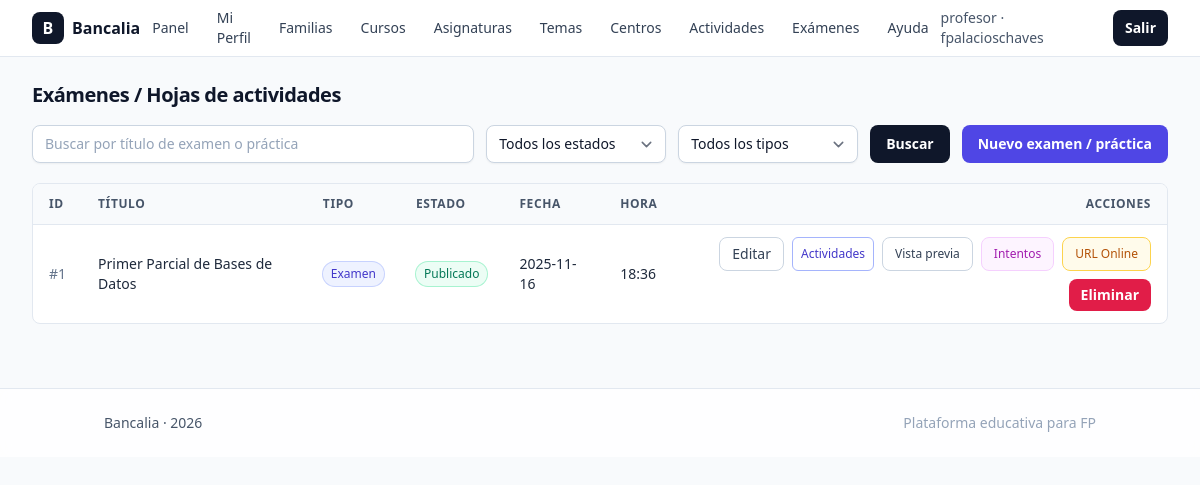
The page /admin/examenes/index.php (signed in) on the database its author committed.
### tables this page shows
CREATE TABLE `examenes` (
  `id` int(11) NOT NULL,
  `profesor_id` int(11) NOT NULL,
  `familia_id` int(11) NOT NULL,
  `curso_id` int(11) NOT NULL,
  `asignatura_id` int(11) NOT NULL,
  `titulo` varchar(255) NOT NULL,
  `descripcion` text DEFAULT NULL,
  `estado` enum('borrador','publicado') NOT NULL DEFAULT 'borrador',
  `tipo` enum('examen','practica') NOT NULL DEFAULT 'examen',
  `fecha` date DEFAULT NULL,
  `hora` time DEFAULT NULL,
  `duracion_minutos` int(11) DEFAULT NULL,
  `created_at` datetime NOT NULL DEFAULT current_timestamp(),
  `updated_at` datetime NOT NULL DEFAULT current_timestamp() ON UPDATE current_timestamp()
);

### config.php (called while the page is built, shortened)
<?php
function pdo(): PDO
{
  $host = $_ENV['DB_HOST'] ?? '127.0.0.1';
  $port = $_ENV['DB_PORT'] ?? '3306';
  $db = $_ENV['DB_NAME'] ?? 'bancalia';
  $user = $_ENV['DB_USER'] ?? 'root';
  $pass = $_ENV['DB_PASS'] ?? '';
  $dsn = "mysql:host=$host;port=$port;dbname=$db;charset=utf8mb4";
  $pdo = new PDO($dsn, $user, $pass, [
    PDO::ATTR_ERRMODE => PDO::ERRMODE_EXCEPTION,
    PDO::ATTR_DEFAULT_FETCH_MODE => PDO::FETCH_ASSOC,
    PDO::ATTR_EMULATE_PREPARES => false,
  ]);
  return $pdo;
}

### public/admin/examenes/index.php (the view, shortened to what this page needs)
<?php
require_once __DIR__ . '/../../../config.php';
require_once __DIR__ . '/../../../partials/header.php';
$q      = trim($_GET['q'] ?? '');
$sql = "SELECT e.id, e.titulo, e.estado, e.tipo, e.fecha, e.hora
        FROM examenes e";
$params = [];
$sql .= ' ORDER BY e.fecha IS NULL ASC, e.fecha ASC, e.hora ASC, e.id DESC';
$st = pdo()->prepare($sql);
$st->execute($params);
$rows = $st->fetchAll();
?>
<h1 class="text-xl font-semibold tracking-tight mb-4">Exámenes / Hojas de actividades</h1>
<form method="get" action="" class="mb-5 grid grid-cols-1 gap-3 sm:grid-cols-[1fr,180px,180px,auto,auto] items-stretch">
  <input
    id="q"
    type="search"
    name="q"
    value="<?= htmlspecialchars($q) ?>"
    placeholder="Buscar por título de examen o práctica"
    class="w-full rounded-lg border border-slate-300 bg-white px-3 py-2 text-sm shadow-sm
placeholder-slate-400 focus:outline-none focus:ring-2 focus:ring-slate-400 focus:border-slate-400"
  />
  <select
    name="estado"
    class="rounded-lg border border-slate-300 bg-white px-3 py-2 text-sm shadow-sm focus:outline-none
focus:ring-2 focus:ring-slate-400 focus:border-slate-400"
    aria-label="Filtrar por estado"
  >
    <option value="">Todos los estados</option>
  </select>
  <select
    name="tipo"
    class="rounded-lg border border-slate-300 bg-white px-3 py-2 text-sm shadow-sm focus:outline-none
focus:ring-2 focus:ring-slate-400 focus:border-slate-400"
    aria-label="Filtrar por tipo"
  >
    <option value="">Todos los tipos</option>
  </select>
  <button
    type="submit"
    class="inline-flex items-center justify-center rounded-lg bg-slate-900 px-4 py-2 text-sm font-semibold text-white hover:bg-slate-800 active:scale-[0.99] transition"
  >
    Buscar
  </button>
  <a
    href="<?= PUBLIC_URL ?>/admin/examenes/create.php"
    class="inline-flex items-center justify-center rounded-lg bg-indigo-600 px-4 py-2 text-sm font-semibold text-white hover:bg-indigo-500 active:scale-[0.99] transition"
  >
    Nuevo examen / práctica
  </a>
</form>
<?php if (!$rows): ?>
  <div class="rounded-lg border border-dashed border-slate-300 bg-slate-50 px-4 py-10 text-center text-slate-500 text-sm">
    No hay ningún examen ni práctica que coincida con los filtros.
  </div>
<?php else: ?>
  <div class="overflow-x-auto rounded-lg border border-slate-200 bg-white">
    <table class="min-w-full divide-y divide-slate-200 text-sm">
      <thead class="bg-slate-50">
        <tr>
          <th class="px-4 py-3 text-left text-xs font-semibold uppercase tracking-wider text-slate-600">ID</th>
          <th class="px-4 py-3 text-left text-xs font-semibold uppercase tracking-wider text-slate-600">Título</th>
          <th class="px-4 py-3 text-left text-xs font-semibold uppercase tracking-wider text-slate-600">Tipo</th>
          <th class="px-4 py-3 text-left text-xs font-semibold uppercase tracking-wider text-slate-600">Estado</th>
          <th class="px-4 py-3 text-left text-xs font-semibold uppercase tracking-wider text-slate-600">Fecha</th>
          <th class="px-4 py-3 text-left text-xs font-semibold uppercase tracking-wider text-slate-600">Hora</th>
          <th class="px-4 py-3 text-right text-xs font-semibold uppercase tracking-wider text-slate-600">Acciones</th>
        </tr>
      </thead>
      <tbody class="divide-y divide-slate-200">
        <?php foreach ($rows as $r): ?>
          <tr class="hover:bg-slate-50">
            <td class="px-4 py-3 text-sm text-slate-500">
              #<?= (int)$r['id'] ?>
            </td>
            <td class="px-4 py-3 text-sm text-slate-800">
              <?= htmlspecialchars($r['titulo']) ?>
            </td>
            <td class="px-4 py-3 text-sm">
              <?php if (($r['tipo'] ?? 'examen') === 'practica'): ?>
                <span class="inline-flex items-center rounded-full bg-sky-50 px-2 py-0.5 text-[12px] font-medium text-sky-700 ring-1 ring-sky-200">
                  Hoja de actividades
                </span>
              <?php else: ?>
                <span class="inline-flex items-center rounded-full bg-indigo-50 px-2 py-0.5 text-[12px] font-medium text-indigo-700 ring-1 ring-indigo-200">
                  Examen
                </span>
              <?php endif; ?>
            </td>
            <td class="px-4 py-3 text-sm">
              <?php if ($r['estado'] === 'publicado'): ?>
                <span class="inline-flex items-center rounded-full bg-emerald-50 px-2 py-0.5 text-[12px] font-medium text-emerald-700 ring-1 ring-emerald-200">
                  Publicado
                </span>
              <?php else: ?>
                <span class="inline-flex items-center rounded-full bg-slate-100 px-2 py-0.5 text-[12px] font-medium text-slate-700 ring-1 ring-slate-200">
                  Borrador
                </span>
              <?php endif; ?>
            </td>
            <td class="px-4 py-3 text-sm text-slate-800">
              <?= $r['fecha'] !== null ? htmlspecialchars($r['fecha']) : '—' ?>
            </td>
            <td class="px-4 py-3 text-sm text-slate-800">
              <?= $r['hora'] !== null ? htmlspecialchars(substr($r['hora'], 0, 5)) : '—' ?>
            </td>
            <td class="px-4 py-3 text-sm">
              <div class="flex justify-end gap-2 flex-wrap">
                <a
                  href="<?= PUBLIC_URL ?>/admin/examenes/edit.php?id=<?= (int)$r['id'] ?>"
                  class="inline-flex items-center rounded-lg border border-slate-300 bg-white px-3 py-1.5 text-sm
font-medium text-slate-700 hover:bg-slate-100"
                >Editar</a>
                <a
                  href="<?= PUBLIC_URL ?>/admin/examenes/actividades.php?id=<?= (int)$r['id'] ?>"
                  class="inline-flex items-center rounded-md border border-indigo-300 px-2 py-1 text-xs font-medium
text-indigo-700 hover:bg-indigo-50"
                >
                  Actividades
                </a>
                <a
                  href="<?= PUBLIC_URL ?>/admin/examenes/preview.php?id=<?= (int)$r['id'] ?>"
                  class="inline-flex items-center rounded-lg border border-slate-300 bg-white px-3 py-1.5 text-xs
font-medium text-slate-700 hover:bg-slate-100"
                >
                  Vista previa
                </a>
                <a
                  href="<?= PUBLIC_URL ?>/admin/examenes/intentos.php?examen_id=<?= (int)$r['id'] ?>"
                  class="inline-flex items-center rounded-lg border border-fuchsia-200 bg-fuchsia-50 px-3 py-1.5
text-xs font-medium text-fuchsia-700 hover:bg-fuchsia-100"
                >
                  Intentos
                </a>
                <button
                  type="button"
                  onclick="prompt('URL para compartir con los alumnos:', '<?= PUBLIC_URL ?>/examenes/online.php?examen_id=<?= (int)$r['id'] ?>');"
                  class="inline-flex items-center rounded-lg border border-amber-300 bg-amber-50 px-3 py-1.5 text-xs font-medium text-amber-700 hover:bg-amber-100"
                >
                  URL Online
                </button>
                <form method="post" action="<?= PUBLIC_URL ?>/admin/examenes/delete.php" onsubmit="return confirm('¿Eliminar este examen/práctica?');">
                  <button
                    type="submit"
                    class="inline-flex items-center rounded-lg bg-rose-600 px-3 py-1.5 text-sm font-semibold text-white
hover:bg-rose-500"
                  >Eliminar</button>
                </form>
              </div>
            </td>
          </tr>
        <?php endforeach; ?>
      </tbody>
    </table>
  </div>
<?php endif; ?>
<?php require_once __DIR__ . '/../../../partials/footer.php'; ?>

### rows shown on the page
examenes: id "1", titulo "Primer Parcial de Bases de Datos", tipo "Examen", estado "Publicado", fecha "2025-11-16", hora "18:36"

### other values the page prints
$u['role'] "profesor"
$u['nombre'] "fpalacioschaves"
